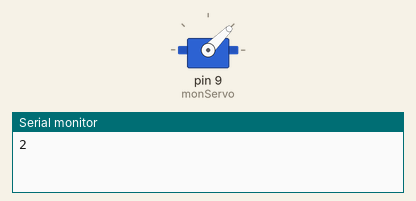
Recording of a sketch running on a simulated Arduino Uno, built with avr-gcc and run on an emulated ATmega328P. Shown: servo, the last lines printed to the serial monitor. Random numbers use the default seed unless the sketch sets one.

Above: at 0.1 s.
At 14.1 s:
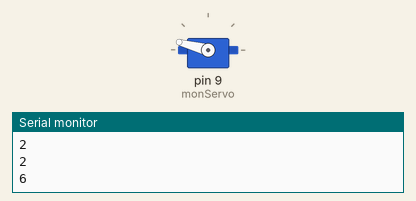
At 19.1 s:
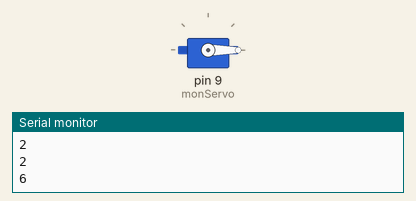
At 35.1 s:
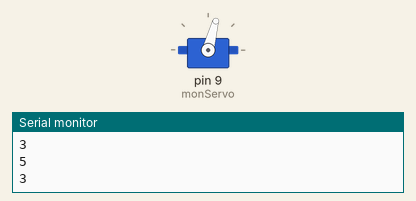
Timing chart, 0 to 36.6 s (numbered marks = the images above):
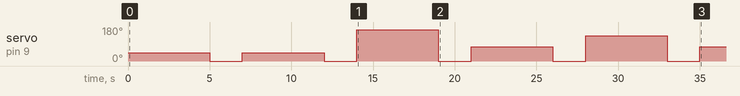

Measured:
- by itself, servo on pin 9 (monServo): 45° → 0° at 5.0 s, → 45° 2.0 s later, → 0° 5.0 s later, → 165° 2.0 s later, … (10 changes in this stretch)

The sketch:

servo_-_mat-random.ino
```cpp
/*
   Code 23 - Edurobot.ch, destiné à l'Arduino
   Objectif : Faire bouger le bras d'un servomoteur sur une postion tirée au sort parmi 6 positions pour créer une "roue de la fortune"
*/

//*****EN-TÊTE DECLARATIF*****
#include <Servo.h>  // on inclut la bibliothèque pour piloter un servomoteur

Servo monServo;  // on crée l'objet monServo

void setup()
{
    monServo.attach(9); // on définit le Pin utilisé par le servomoteur
    monServo.write(0); // on place le servo à 0 degré au demarrage

    Serial.begin(9600);  // optionel : activation du port série pour lire la valeur tirée

}

void loop()
{
    int Tirage = random(1,7); // on définit une variable "Tirage" dont la valeur est un entier au hasard entre 1 et 6
    Serial.println(Tirage); // optionel : permet de lire la valeur tirée au hasard

    if (Tirage == 1)
        monServo.write(15);  // le bras du servomoteur prend la position 15 degrés
         if (Tirage == 2)
        monServo.write(45);  // le bras du servomoteur prend la position 45 degrés
         if (Tirage == 3)
        monServo.write(75);  // le bras du servomoteur prend la position 75 degrés
         if (Tirage == 4)
        monServo.write(105);  // le bras du servomoteur prend la position 105 degrés
         if (Tirage == 5)
        monServo.write(135);  // le bras du servomoteur prend la position 135 degrés
         if (Tirage == 6)
        monServo.write(165);  // le bras du servomoteur prend la position 165 degrés
                              delay(5000);  // le résultat du tirage reste affiché 5 secondes

        monServo.write(0);  // Retour à la position de départ
               delay(2000);  // On attend 2 secondes, puis un nouveau tirage est lancé

    }
```
